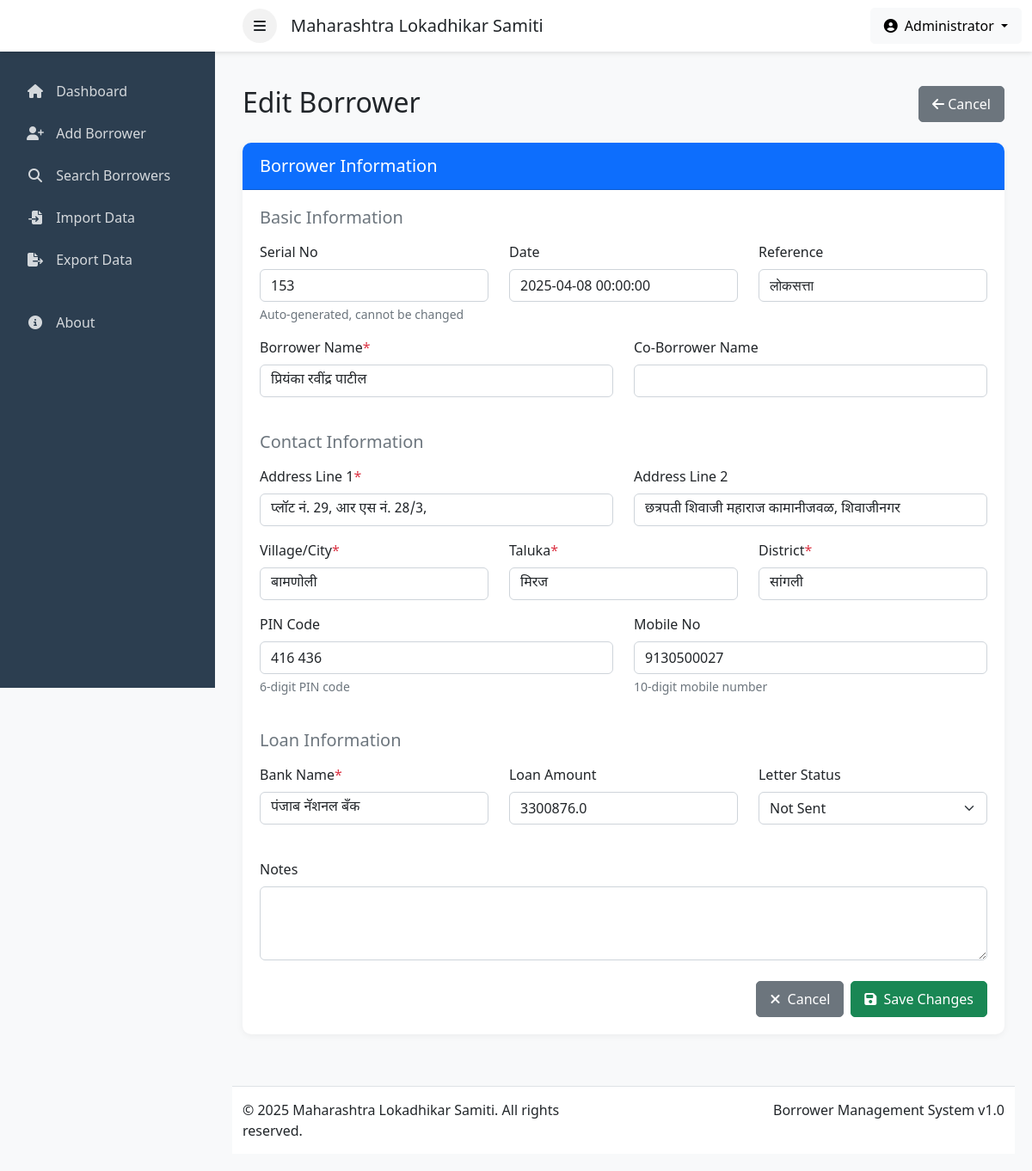
/borrower/edit/156, run on the app's committed database.
### tables this page shows
CREATE TABLE borrowers (
    id INTEGER PRIMARY KEY AUTOINCREMENT,
    serial_no INTEGER NOT NULL,
    date TEXT NOT NULL,
    reference TEXT,
    borrower_name TEXT NOT NULL,
    co_borrower_name TEXT,
    address_line1 TEXT NOT NULL,
    address_line2 TEXT,
    village_city TEXT NOT NULL,
    taluka TEXT,
    district TEXT NOT NULL,
    pin_code TEXT,
    mobile TEXT,
    bank_name TEXT,
    loan_amount TEXT,
    letter_status TEXT DEFAULT 'Not Send',
    notes TEXT,
    created_at TEXT DEFAULT CURRENT_TIMESTAMP,
    updated_at TEXT DEFAULT CURRENT_TIMESTAMP
);

### web_app.py (the view, shortened to what this page needs)
@app.route('/borrower/edit/<int:id>', methods=['GET', 'POST'])
def edit_borrower_route(id):
    borrower = borrower_manager.get_borrower_by_id(id)
    if not borrower:
        flash('Borrower not found', 'danger')
        return redirect(url_for('index'))
    options = borrower_manager.get_field_options()
    return render_template('edit_borrower.html',
                          borrower=borrower,
                          options=options)

### borrower_manager.py (called while the page is built)
def get_borrower_by_id(borrower_id):
    query = "SELECT * FROM borrowers WHERE id = ?"
    result = execute_query(query, (borrower_id,), fetchall=True)
    return result[0] if result else None

def get_field_options(field=None):
    fields = ['village_city', 'taluka', 'district', 'bank_name', 'reference']
    options = {}
    if field and field in fields:
        query = f"SELECT DISTINCT {field} FROM borrowers WHERE {field} IS NOT NULL AND {field} != '' ORDER BY {field}"
        result = execute_query(query, fetchall=True)
        options[field] = [row[field] for row in result]
    else:
        for f in fields:
            query = f"SELECT DISTINCT {f} FROM borrowers WHERE {f} IS NOT NULL AND {f} != '' ORDER BY {f}"
            result = execute_query(query, fetchall=True)
            options[f] = [row[f] for row in result]
    return options

### database.py (called while the page is built)
def get_db_path():
    data_dir = os.path.join(os.getcwd(), 'data')
    if not os.path.exists(data_dir):
        os.makedirs(data_dir)
    return os.path.join(data_dir, 'borrowers.db')

def get_db_connection():
    conn = sqlite3.connect(get_db_path())
    conn.row_factory = sqlite3.Row  # This allows accessing columns by name
    return conn

def execute_query(query, params=(), fetchall=False, commit=False):
    conn = get_db_connection()
    cursor = conn.cursor()
    try:
        cursor.execute(query, params)
        if commit:
            conn.commit()
        if fetchall:
            result = [dict(row) for row in cursor.fetchall()]
            return result
        elif cursor.description:
            row = cursor.fetchone()
            return dict(row) if row else None
        return None
    except Exception as e:
        if commit:
            conn.rollback()
        raise e
    finally:
        conn.close()

### templates/edit_borrower.html (shortened to what this page needs)
{% extends "layout.html" %}
{% block head %}
<link rel="stylesheet" href="https://cdn.jsdelivr.net/npm/flatpickr/dist/flatpickr.min.css">
{% endblock %}
{% block content %}
<div class="row mb-4">
    <div class="col">
        <h1 class="h2 mb-0">Edit Borrower</h1>
    </div>
    <div class="col-auto">
        <a href="{{ url_for('view_borrower', id=borrower.id) }}" class="btn btn-secondary">
            <i class="fas fa-arrow-left"></i> Cancel
        </a>
    </div>
</div>
<div class="card shadow-sm">
    <div class="card-header bg-primary text-white">
        <h5 class="mb-0">Borrower Information</h5>
    </div>
    <div class="card-body">
        <form method="POST" action="{{ url_for('edit_borrower_route', id=borrower.id) }}">
            <div class="row mb-4">
                <div class="col-12">
                    <h5 class="text-muted mb-3">Basic Information</h5>
                </div>
                <div class="col-md-4 mb-3">
                    <label for="serial_no" class="form-label">Serial No</label>
                    <input type="text" class="form-control" id="serial_no" name="serial_no" value="{{ borrower.serial_no }}" readonly>
                    <div class="form-text">Auto-generated, cannot be changed</div>
                </div>
                <div class="col-md-4 mb-3">
                    <label for="date" class="form-label">Date</label>
                    <input type="text" class="form-control" id="date" name="date" value="{{ borrower.date }}">
                </div>
                <div class="col-md-4 mb-3">
                    <label for="reference" class="form-label">Reference</label>
                    <input type="text" class="form-control" id="reference" name="reference" value="{{ borrower.reference }}">
                </div>
                <div class="col-md-6 mb-3">
                    <label for="borrower_name" class="form-label">Borrower Name<span class="text-danger">*</span></label>
                    <input type="text" class="form-control devanagari" id="borrower_name" name="borrower_name" required
                           value="{{ borrower.borrower_name }}">
                </div>
                <div class="col-md-6 mb-3">
                    <label for="co_borrower_name" class="form-label">Co-Borrower Name</label>
                    <input type="text" class="form-control devanagari" id="co_borrower_name" name="co_borrower_name"
                           value="{{ borrower.co_borrower_name }}">
                </div>
            </div>
            <div class="row mb-4">
                <div class="col-12">
                    <h5 class="text-muted mb-3">Contact Information</h5>
                </div>
                <div class="col-md-6 mb-3">
                    <label for="address_line1" class="form-label">Address Line 1<span class="text-danger">*</span></label>
                    <input type="text" class="form-control devanagari" id="address_line1" name="address_line1" required
                           value="{{ borrower.address_line1 }}">
                </div>
                <div class="col-md-6 mb-3">
                    <label for="address_line2" class="form-label">Address Line 2</label>
                    <input type="text" class="form-control devanagari" id="address_line2" name="address_line2"
                           value="{{ borrower.address_line2 }}">
                </div>
                <div class="col-md-4 mb-3">
                    <label for="village_city" class="form-label">Village/City<span class="text-danger">*</span></label>
                    <input type="text" class="form-control devanagari" id="village_city" name="village_city" required
                           list="village_city_options" value="{{ borrower.village_city }}">
                </div>
                <div class="col-md-4 mb-3">
                    <label for="taluka" class="form-label">Taluka<span class="text-danger">*</span></label>
                    <input type="text" class="form-control devanagari" id="taluka" name="taluka" required
                           list="taluka_options" value="{{ borrower.taluka }}">
                </div>
                <div class="col-md-4 mb-3">
                    <label for="district" class="form-label">District<span class="text-danger">*</span></label>
                    <input type="text" class="form-control devanagari" id="district" name="district" required
                           list="district_options" value="{{ borrower.district }}">
                </div>
                <div class="col-md-6 mb-3">
                    <label for="pin_code" class="form-label">PIN Code</label>
                    <input type="text" class="form-control" id="pin_code" name="pin_code"
                           pattern="[0-9]{6}" title="PIN code must be 6 digits"
                           value="{{ borrower.pin_code }}">
                    <div class="form-text">6-digit PIN code</div>
                </div>
                <div class="col-md-6 mb-3">
                    <label for="mobile" class="form-label">Mobile No</label>
                    <input type="text" class="form-control" id="mobile" name="mobile"
                           pattern="[0-9]{10}" title="Mobile number must be 10 digits"
                           value="{{ borrower.mobile }}">
                    <div class="form-text">10-digit mobile number</div>
                </div>
            </div>
            <div class="row mb-4">
                <div class="col-12">
                    <h5 class="text-muted mb-3">Loan Information</h5>
                </div>
                <div class="col-md-4 mb-3">
                    <label for="bank_name" class="form-label">Bank Name<span class="text-danger">*</span></label>
                    <input type="text" class="form-control devanagari" id="bank_name" name="bank_name" required
                           list="bank_name_options" value="{{ borrower.bank_name }}">
                </div>
                <div class="col-md-4 mb-3">
                    <label for="loan_amount" class="form-label">Loan Amount</label>
                    <input type="number" class="form-control" id="loan_amount" name="loan_amount" min="0" step="0.01"
                           value="{{ borrower.loan_amount }}">
                </div>
                <div class="col-md-4 mb-3">
                    <label for="letter_status" class="form-label">Letter Status</label>
                    <select class="form-select" id="letter_status" name="letter_status">
                        <option value="Not Send" {% if borrower.letter_status == 'Not Send' %}selected{% endif %}>Not Sent</option>
                    </select>
                </div>
            </div>
            <div class="row mb-4">
                <div class="col-12">
                    <label for="notes" class="form-label">Notes</label>
                    <textarea class="form-control devanagari" id="notes" name="notes" rows="3">{{ borrower.notes }}</textarea>
                </div>
            </div>
            <div class="d-grid gap-2 d-md-flex justify-content-md-end">
                <a href="{{ url_for('view_borrower', id=borrower.id) }}" class="btn btn-secondary">
                    <i class="fas fa-times me-1"></i> Cancel
                </a>
                <button type="submit" class="btn btn-success">
                    <i class="fas fa-save me-1"></i> Save Changes
                </button>
            </div>
        </form>
    </div>
</div>
{% endblock %}

### templates/layout.html (style rules this page uses)
:root { --primary-color: #3498db; --secondary-color: #2c3e50; --success-color: #2ecc71; --danger-color: #e74c3c; --warning-color: #f39c12; --info-color: #1abc9c; }
body { background-color: #f8f9fa; font-family: 'Segoe UI', Tahoma, Geneva, Verdana, sans-serif; }
.card { border: none; border-radius: 10px; overflow: hidden; }
.card-header { padding: 15px 20px; font-weight: 600; }
.card-body { padding: 20px; }
.btn { border-radius: 5px; padding: 8px 15px; }
.shadow-sm { box-shadow: 0 2px 8px rgba(0,0,0,0.05) !important; }

### templates/edit_borrower.html (style rules this page uses)
.devanagari { font-family: 'Noto Sans Devanagari', sans-serif; }

### data on the page
borrowers: serial_no "153", date "2025-04-08 00:00:00", reference "लोकसत्ता", borrower_name "प्रियंका रवींद्र पाटील", address_line1 "प्लॉट नं. 29, आर एस नं. 28/3,", address_line2 "छत्रपती शिवाजी महाराज कामानीजवळ, शिवाजीनगर", village_city "बामणोली", taluka "मिरज", district "सांगली", pin_code "416 436", mobile "9130500027", bank_name "पंजाब नॅशनल बँक", loan_amount "3300876.0", letter_status "Not Sent"
